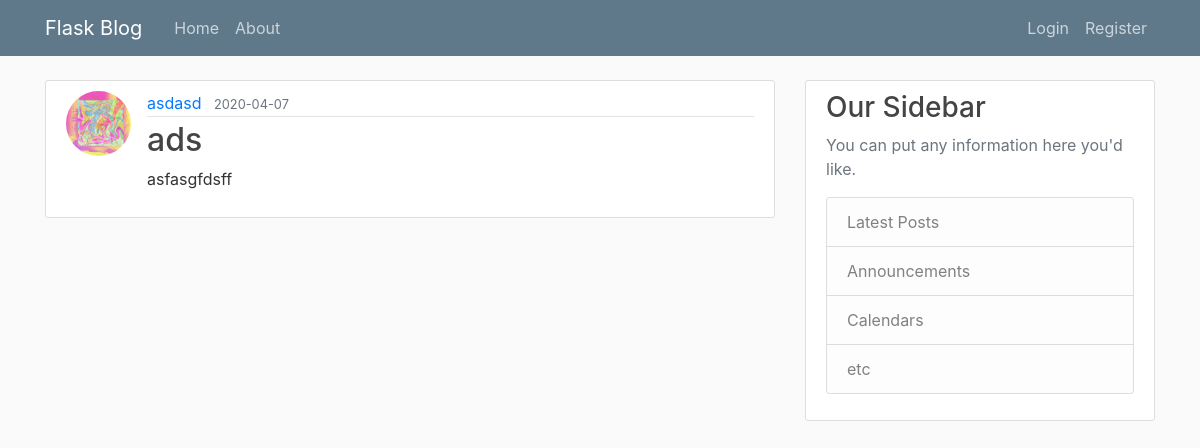
The page /home on the database its author committed.
### flasksite/models.py (models this page shows, shortened)
class Post(db.Model):
    id = db.Column(db.Integer, primary_key=True)
    title = db.Column(db.String(100), nullable=False)
    date_posted = db.Column(db.DateTime, nullable=False, default=datetime.utcnow)
    content = db.Column(db.Text, nullable=False)
    user_id = db.Column(db.Integer, db.ForeignKey('user.id'), nullable=False)

class User(db.Model, UserMixin):
    id = db.Column(db.Integer, primary_key=True)
    username = db.Column(db.String(20), unique=True, nullable=False)
    email = db.Column(db.String(120), unique=True, nullable=False)
    image_file = db.Column(db.String(20), nullable=False, default='default.jpg')
    password = db.Column(db.String(60), nullable=False)
    posts = db.relationship('Post', backref='author', lazy=True)
    containers = db.relationship('Container', backref='author', lazy=True)

### flasksite/routes.py (the view)
@app.route('/') #decorator
@app.route("/home")
def home():
    posts = Post.query.all()
    return render_template('home.html', posts=posts)

### flasksite/templates/home.html
{% extends "layout.html" %}
{% block content %}
    {% for post in posts %}
        <article class="media content-section">
            <img class="rounded-circle article-img" src="{{ url_for('static', filename='profile_pics/' + post.author.image_file) }}">
            <div class="media-body">
                <div class="article-metadata">
                    <a class="mr-2" href="#">{{ post.author.username }}</a>
                    <small class="text-muted">{{ post.date_posted.strftime('%Y-%m-%d') }}</small>
                </div>
                <h2><a class="article-title" href="{{ url_for('post', post_id=post.id) }}">{{ post.title }}</a></h2>
                <p class="article-content">{{ post.content }}</p>
            </div>
        </article>
    {% endfor %}
{% endblock %}

### flasksite/static/main.css (style rules this page uses)
body { background: #fafafa; color: #333333; margin-top: 5rem; }
h1, h2, h3, h4, h5, h6 { color: #444444; }
.content-section { background: #ffffff; padding: 10px 20px; border: 1px solid #dddddd; border-radius: 3px; margin-bottom: 20px; }
.article-title { color: #444444; }
.article-content { white-space: pre-line; }
.article-img { height: 65px; width: 65px; margin-right: 16px; }
.article-metadata { padding-bottom: 1px; margin-bottom: 4px; border-bottom: 1px solid #e3e3e3 }

### rows shown on the page
Post: image_file (placeholder picture), author.username "asdasd", date_posted "2020-04-07", title "ads", content "asfasgfdsff"
